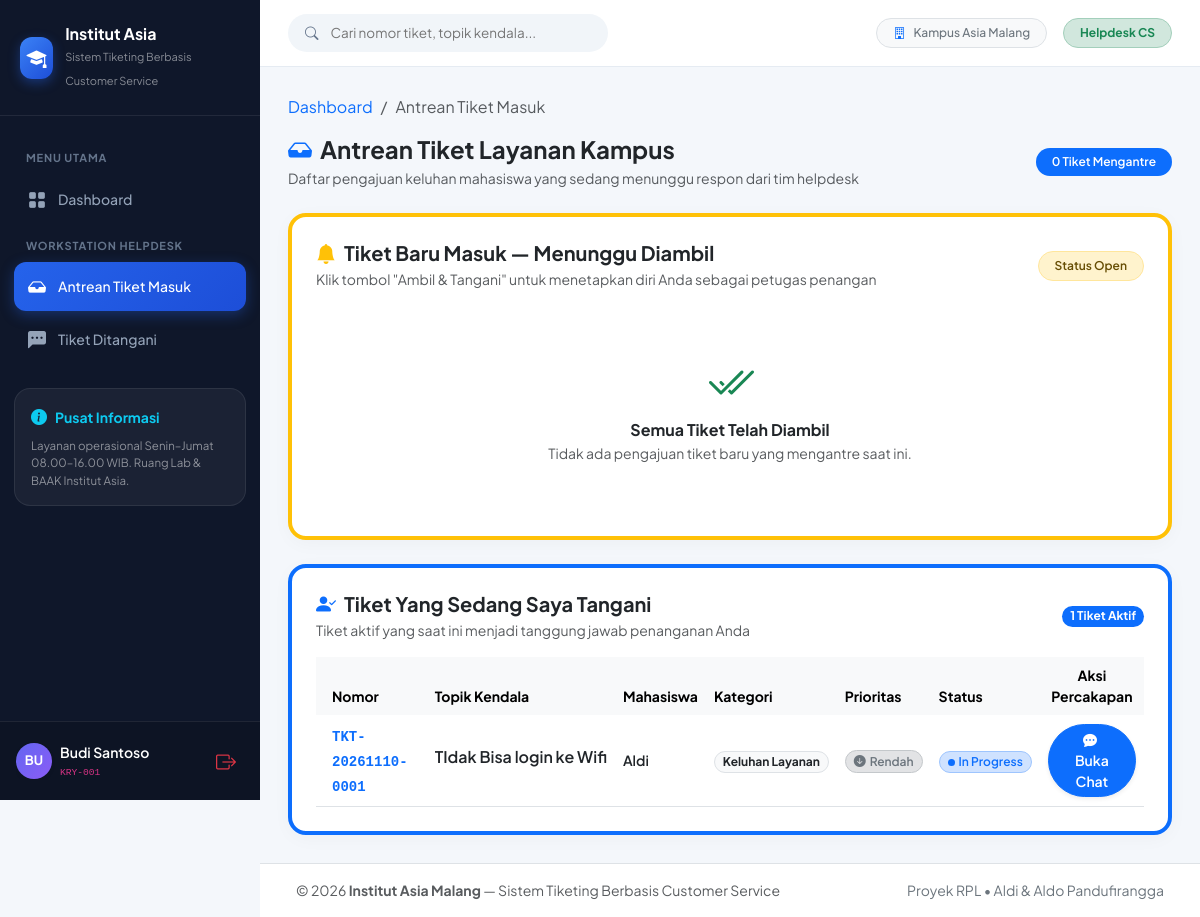
Screenshot of /karyawan/antrian (signed in) with the database file from the repository.
### tables this page shows
CREATE TABLE tiket (
    tiket_id    INTEGER PRIMARY KEY AUTOINCREMENT,
    nomor_unik  TEXT    NOT NULL UNIQUE,   -- format TKT-YYYYMMDD-XXXX
    judul       TEXT    NOT NULL,          -- wajib (BR-01, UC-02)
    deskripsi   TEXT    NOT NULL,          -- wajib (BR-01)
    kategori_id INTEGER NOT NULL
                REFERENCES kategori(kategori_id),
    prioritas   TEXT    NOT NULL DEFAULT 'Rendah'
                CHECK (prioritas IN ('Tinggi', 'Sedang', 'Rendah')),
    status      TEXT    NOT NULL DEFAULT 'Open'
                CHECK (status IN ('Open', 'Assigned', 'In Progress', 'Waiting', 'Closed')),
    customer_id INTEGER NOT NULL
                REFERENCES user(user_id),
    karyawan_id INTEGER
                REFERENCES user(user_id),  -- NULL sampai di-assign
    admin_id    INTEGER
                REFERENCES user(user_id),  -- NULL sampai di-assign
    dibuat_pada DATETIME NOT NULL DEFAULT CURRENT_TIMESTAMP,
    diperbarui  DATETIME NOT NULL DEFAULT CURRENT_TIMESTAMP
);

CREATE TABLE user (
    user_id           INTEGER PRIMARY KEY AUTOINCREMENT,
    nomor_identitas   TEXT    NOT NULL UNIQUE,  -- ADM-001, KRY-001, CST-001, dll.
    nama              TEXT    NOT NULL,
    email             TEXT    NOT NULL UNIQUE,
    password          TEXT    NOT NULL,          -- pbkdf2 hash (Werkzeug)
    role              TEXT    NOT NULL           -- 'admin' | 'karyawan' | 'customer'
                      CHECK (role IN ('admin', 'karyawan', 'customer')),
    aktif             INTEGER NOT NULL DEFAULT 1 -- 1=aktif, 0=nonaktif (BR-03)
                      CHECK (aktif IN (0, 1)),
    dibuat_pada       DATETIME NOT NULL DEFAULT CURRENT_TIMESTAMP
);

CREATE TABLE kategori (
    kategori_id INTEGER PRIMARY KEY AUTOINCREMENT,
    kode        TEXT    NOT NULL UNIQUE,
    nama        TEXT    NOT NULL UNIQUE,
    deskripsi   TEXT,
    kuota       INTEGER NOT NULL DEFAULT 50
                CHECK (kuota > 0),
    dibuat_pada DATETIME NOT NULL DEFAULT CURRENT_TIMESTAMP
);

### app.py (the view)
@app.route('/karyawan/antrian')
@role_required('karyawan')
def karyawan_antrian():
    db  = get_db()
    uid = session['user_id']
    _ORDER = "ORDER BY CASE t.prioritas WHEN 'Tinggi' THEN 1 WHEN 'Sedang' THEN 2 ELSE 3 END, t.dibuat_pada ASC"
    _JOIN  = '''
        JOIN    user uc    ON t.customer_id = uc.user_id
        JOIN    kategori k ON t.kategori_id = k.kategori_id
    '''
    antrian_open = db.execute(f'''
        SELECT  t.tiket_id, t.nomor_unik, t.judul,
                t.prioritas, t.status, t.dibuat_pada,
                uc.nama AS nama_customer,
                k.nama  AS nama_kategori
        FROM    tiket t {_JOIN}
        WHERE   t.status = 'Open' AND t.karyawan_id IS NULL
        {_ORDER}
    ''').fetchall()
    tiket_saya = db.execute(f'''
        SELECT  t.tiket_id, t.nomor_unik, t.judul,
                t.prioritas, t.status, t.dibuat_pada,
                uc.nama AS nama_customer,
                k.nama  AS nama_kategori
        FROM    tiket t {_JOIN}
        WHERE   t.karyawan_id = ? AND t.status != 'Closed'
        {_ORDER}
    ''', (uid,)).fetchall()
    return render_template('tiket/antrian_karyawan.html',
                           antrian_open=antrian_open, tiket_saya=tiket_saya)

### app.py (called while the page is built)
def get_db() -> sqlite3.Connection:
    if 'db' not in g:
        g.db = sqlite3.connect(
            app.config['DATABASE'],
            detect_types=sqlite3.PARSE_DECLTYPES,
        )
        g.db.row_factory = sqlite3.Row
        g.db.execute('PRAGMA foreign_keys = ON')
    return g.db

def role_required(*roles):
    def decorator(f):
        @wraps(f)
        def decorated(*args, **kwargs):
            if 'user_id' not in session:
                flash('Silakan login terlebih dahulu.', 'warning')
                return redirect(url_for('login'))
            if session.get('role') not in roles:
                flash('Anda tidak memiliki izin untuk mengakses halaman ini.', 'danger')
                return redirect(url_for('dashboard'))
            return f(*args, **kwargs)
        return decorated
    return decorator

### templates/tiket/antrian_karyawan.html (shortened to what this page needs)
{% extends "base.html" %}
{% from '_macros.html' import badge_status, badge_prioritas %}
{% block content %}
<nav aria-label="breadcrumb" class="mb-3">
    <ol class="breadcrumb small">
        <li class="breadcrumb-item"><a href="{{ url_for('dashboard') }}" class="text-decoration-none">Dashboard</a></li>
        <li class="breadcrumb-item active">Antrean Tiket Masuk</li>
    </ol>
</nav>
<div class="d-flex flex-column flex-md-row align-items-md-center justify-content-between gap-3 mb-4">
    <div>
        <h4 class="fw-bold mb-1 text-dark">
            <i class="bi bi-inbox-fill text-primary me-2"></i>Antrean Tiket Layanan Kampus
        </h4>
        <p class="text-muted small mb-0">
            Daftar pengajuan keluhan mahasiswa yang sedang menunggu respon dari tim helpdesk
        </p>
    </div>
    <span class="badge rounded-pill bg-primary px-3 py-2 fw-semibold">
        {{ antrian_open | length }} Tiket Mengantre
    </span>
</div>
<div class="card-modern p-4 mb-4 bg-white border-top border-4 border-warning">
    <div class="d-flex flex-column flex-sm-row align-items-sm-center justify-content-between gap-2 mb-3">
        <div>
            <h5 class="fw-bold text-dark mb-1">
                <i class="bi bi-bell-fill text-warning me-2"></i>Tiket Baru Masuk — Menunggu Diambil
            </h5>
            <p class="text-muted small mb-0">Klik tombol "Ambil & Tangani" untuk menetapkan diri Anda sebagai petugas penangan</p>
        </div>
        <span class="badge rounded-pill bg-warning-subtle text-warning-emphasis border border-warning-subtle px-3 py-2 fw-semibold small">
            Status Open
        </span>
    </div>
    {% if antrian_open %}
    <div class="table-responsive">
        <table class="table table-hover align-middle mb-0">
            <thead class="table-light rounded-3">
                <tr class="text-secondary small">
                    <th class="ps-3 border-0">Nomor Tiket</th>
                    <th class="border-0">Topik Permasalahan</th>
                    <th class="border-0">Mahasiswa / Pelapor</th>
                    <th class="border-0">Kategori</th>
                    <th class="border-0">Prioritas</th>
                    <th class="border-0">Waktu Masuk</th>
                    <th class="border-0 text-center">Tindakan</th>
                </tr>
            </thead>
            <tbody>
                {% for t in antrian_open %}
                <tr class="{{ 'table-danger-subtle' if t.prioritas == 'Tinggi' else '' }}">
                    <td class="ps-3">
                        <code class="fw-bold text-primary">{{ t.nomor_unik }}</code>
                    </td>
                    <td>
                        <span class="fw-semibold text-dark text-truncate d-inline-block" style="max-width: 240px;" title="{{ t.judul }}">
                            {{ t.judul }}
                        </span>
                    </td>
                    <td>
                        <div class="d-flex align-items-center gap-2">
                            <div class="rounded-circle bg-light border d-flex align-items-center justify-content-center text-primary fw-bold"
                                 style="width: 28px; height: 28px; font-size: 11px;">
                                {{ t.nama_customer[:2] | upper }}
                            </div>
                            <span class="small fw-semibold text-dark">{{ t.nama_customer }}</span>
                        </div>
                    </td>
                    <td>
                        <span class="badge rounded-pill bg-light text-dark border small">{{ t.nama_kategori }}</span>
                    </td>
                    <td>{{ badge_prioritas(t.prioritas) }}</td>
                    <td class="text-muted small">{{ t.dibuat_pada[:16] }}</td>
                    <td class="text-center">
                        <form method="POST" action="{{ url_for('karyawan_ambil_tiket', tiket_id=t.tiket_id) }}" class="d-inline"
                              onsubmit="return confirm('Ambil tiket {{ t.nomor_unik }} untuk mulai ditangani?');">
                            <button type="submit" class="btn btn-sm btn-success rounded-pill px-3 shadow-sm fw-semibold">
                                <i class="bi bi-hand-index-fill me-1"></i> Ambil &amp; Tangani
                            </button>
                        </form>
                    </td>
                </tr>
                {% endfor %}
            </tbody>
        </table>
    </div>
    {% else %}
    <div class="text-center py-5 text-muted">
        <i class="bi bi-check2-all display-5 text-success d-block mb-2"></i>
        <h6 class="fw-bold text-dark mb-1">Semua Tiket Telah Diambil</h6>
        <p class="small mb-0">Tidak ada pengajuan tiket baru yang mengantre saat ini.</p>
    </div>
    {% endif %}
</div>
<div class="card-modern p-4 bg-white border-top border-4 border-primary">
    <div class="d-flex flex-column flex-sm-row align-items-sm-center justify-content-between gap-2 mb-3">
        <div>
            <h5 class="fw-bold text-dark mb-1">
                <i class="bi bi-person-check-fill text-primary me-2"></i>Tiket Yang Sedang Saya Tangani
            </h5>
            <p class="text-muted small mb-0">Tiket aktif yang saat ini menjadi tanggung jawab penanganan Anda</p>
        </div>
        <span class="badge rounded-pill bg-primary ms-2">{{ tiket_saya | length }} Tiket Aktif</span>
    </div>
    {% if tiket_saya %}
    <div class="table-responsive">
        <table class="table table-hover align-middle mb-0">
            <thead class="table-light rounded-3">
                <tr class="text-secondary small">
                    <th class="ps-3 border-0">Nomor</th>
                    <th class="border-0">Topik Kendala</th>
                    <th class="border-0">Mahasiswa</th>
                    <th class="border-0">Kategori</th>
                    <th class="border-0">Prioritas</th>
                    <th class="border-0">Status</th>
                    <th class="border-0 text-center">Aksi Percakapan</th>
                </tr>
            </thead>
            <tbody>
                {% for t in tiket_saya %}
                <tr>
                    <td class="ps-3">
                        <code class="fw-bold text-primary">{{ t.nomor_unik }}</code>
                    </td>
                    <td>
                        <span class="fw-semibold text-dark text-truncate d-inline-block" style="max-width: 240px;" title="{{ t.judul }}">
                            {{ t.judul }}
                        </span>
                    </td>
                    <td>
                        <span class="small fw-semibold text-dark">{{ t.nama_customer }}</span>
                    </td>
                    <td>
                        <span class="badge rounded-pill bg-light text-dark border small">{{ t.nama_kategori }}</span>
                    </td>
                    <td>{{ badge_prioritas(t.prioritas) }}</td>
                    <td>{{ badge_status(t.status) }}</td>
                    <td class="text-center">
                        <a href="{{ url_for('karyawan_detail_tiket', tiket_id=t.tiket_id) }}" class="btn btn-sm btn-primary rounded-pill px-3 fw-semibold shadow-sm">
                            <i class="bi bi-chat-dots-fill me-1"></i> Buka Chat
                        </a>
                    </td>
                </tr>
                {% endfor %}
            </tbody>
        </table>
    </div>
    {% endif %}
</div>
{% endblock %}

### templates/_macros.html (shortened to what this page needs)
{% macro badge_status(status) %}
  {% if status == 'Open' %}
    <span class="badge rounded-pill bg-secondary-subtle text-secondary border border-secondary-subtle px-2 py-1 fw-semibold d-inline-flex align-items-center gap-1">
      <span class="status-dot bg-secondary"></span> Open
    </span>
  {% elif status == 'Assigned' %}
    <span class="badge rounded-pill bg-info-subtle text-info-emphasis border border-info-subtle px-2 py-1 fw-semibold d-inline-flex align-items-center gap-1">
      <span class="status-dot bg-info"></span> Assigned
    </span>
  {% elif status == 'In Progress' %}
    <span class="badge rounded-pill bg-primary-subtle text-primary border border-primary-subtle px-2 py-1 fw-semibold d-inline-flex align-items-center gap-1">
      <span class="status-dot bg-primary"></span> In Progress
    </span>
  {% elif status == 'Waiting' %}
    <span class="badge rounded-pill bg-warning-subtle text-warning-emphasis border border-warning-subtle px-2 py-1 fw-semibold d-inline-flex align-items-center gap-1">
      <span class="status-dot bg-warning"></span> Waiting
    </span>
  {% elif status == 'Closed' %}
    <span class="badge rounded-pill bg-success-subtle text-success border border-success-subtle px-2 py-1 fw-semibold d-inline-flex align-items-center gap-1">
      <span class="status-dot bg-success"></span> Closed
    </span>
  {% else %}
    <span class="badge rounded-pill bg-light text-dark border px-2 py-1">{{ status }}</span>
  {% endif %}
{% endmacro %}
{% macro badge_prioritas(prioritas) %}
  {% if prioritas == 'Tinggi' %}
    <span class="badge rounded-pill bg-danger-subtle text-danger border border-danger-subtle px-2 py-1 fw-semibold d-inline-flex align-items-center gap-1">
      <i class="bi bi-arrow-up-circle-fill"></i> Tinggi
    </span>
  {% elif prioritas == 'Sedang' %}
    <span class="badge rounded-pill bg-warning-subtle text-warning-emphasis border border-warning-subtle px-2 py-1 fw-semibold d-inline-flex align-items-center gap-1">
      <i class="bi bi-dash-circle-fill"></i> Sedang
    </span>
  {% else %}
    <span class="badge rounded-pill bg-secondary-subtle text-secondary border border-secondary-subtle px-2 py-1 fw-semibold d-inline-flex align-items-center gap-1">
      <i class="bi bi-arrow-down-circle-fill"></i> Rendah
    </span>
  {% endif %}
{% endmacro %}

### templates/base.html (style rules this page uses)
:root { --primary-color: #2563EB; --primary-hover: #1D4ED8; --primary-light: #EFF6FF; --sidebar-bg: #0F172A; --sidebar-hover: #1E293B; --sidebar-active: #3B82F6; --body-bg: #F4F7FB; --card-border: #E5EBF2; --text-main: #1E293B; --text-muted: #64748B; }
body { font-family: 'Plus Jakarta Sans', sans-serif; background-color: var(--body-bg); color: var(--text-main); min-height: 100vh; margin: 0; overflow-x: hidden; }
.status-dot { width: 7px; height: 7px; border-radius: 50%; display: inline-block; }
.card-modern { background: #FFFFFF; border: 1px solid var(--card-border); border-radius: 18px; box-shadow: 0 4px 20px -2px rgba(15, 23, 42, 0.04); transition: all 0.25s ease; }

### rows the page displays
tiket: nomor_unik "TKT-20261110-0001", judul "TIdak Bisa login ke Wifi", nama_customer "Aldi", nama_kategori "Keluhan Layanan", prioritas "Rendah", status "In Progress" (drawn)

### other values shown
{{ session.nama[:2] | upper }} "BU"
{{ session.nama }} "Budi Santoso"
{{ session.nomor_identitas }} "KRY-001"
{{ antrian_open | length }} "0"
{{ tiket_saya | length }} "1"
